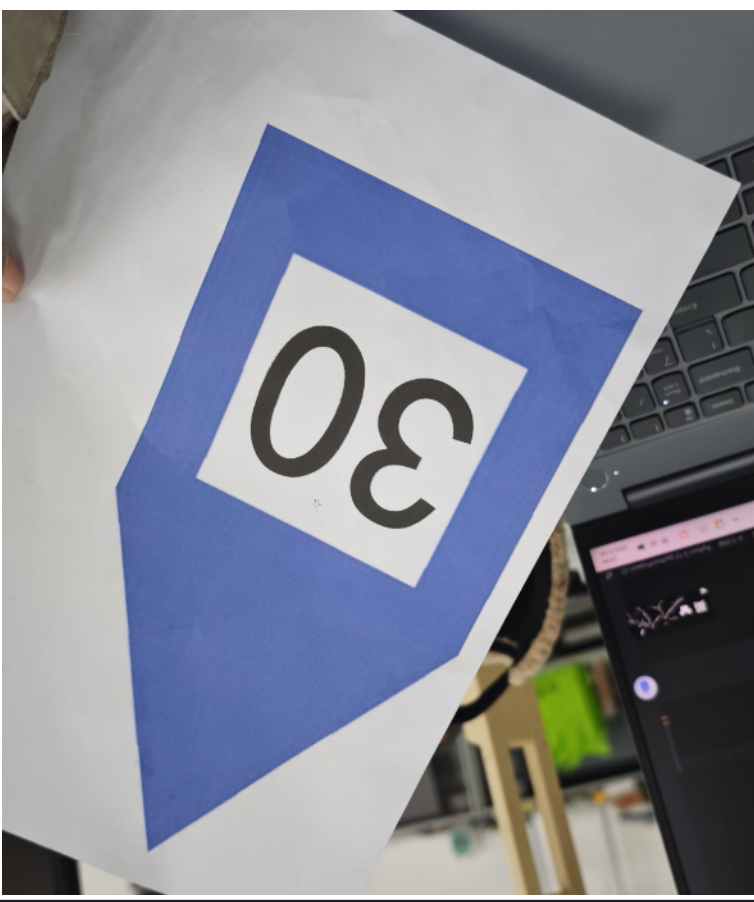
#> input picture Opencv/picture.png, 754 x 902 px
$ python histogram.py
#> lines starting #> are read from the running program, lines starting #| are printed output that depends on the picture
# [18 lines of commented-out code are left out]


import numpy as np
import cv2 as cv
img = cv.imread('picture.png',0)
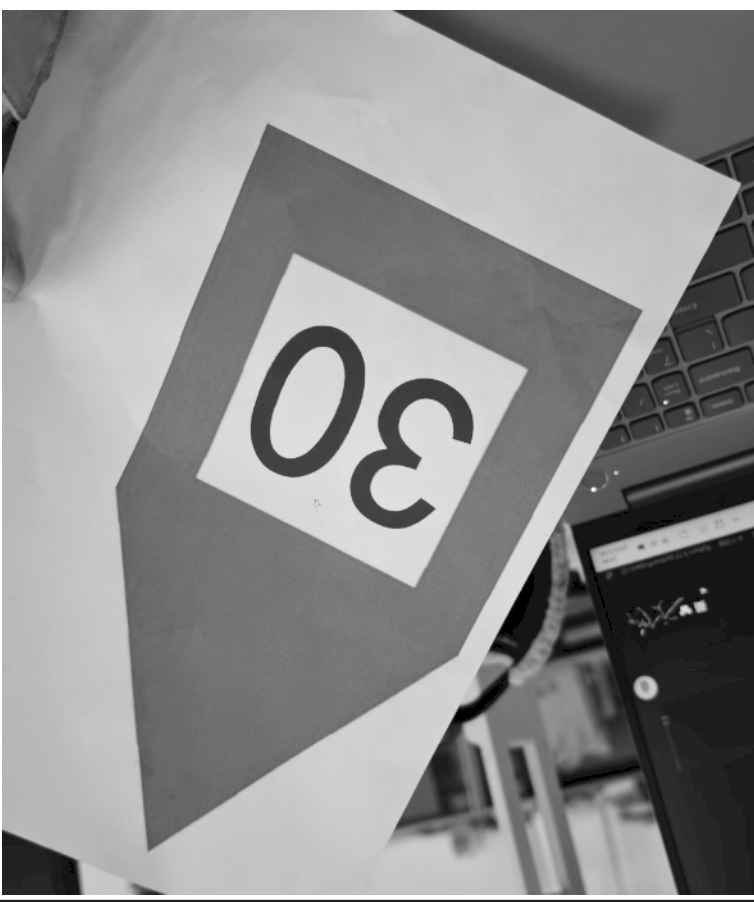
#> img: shape (902, 754); min 0, max 255, mean 141.1
# create a CLAHE object (Arguments are optional).
clahe = cv.createCLAHE(clipLimit=2.0, tileGridSize=(8,8))
cl1 = clahe.apply(img)
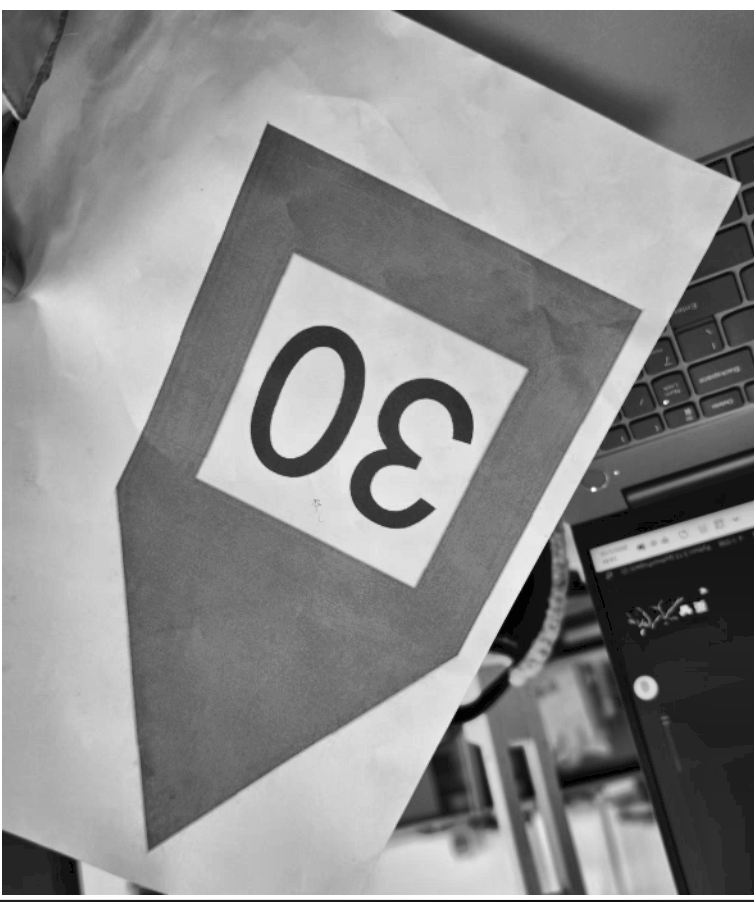
#> cl1: shape (902, 754); min 1, max 255, mean 139.5
cv.imshow('ori',img)
cv.imshow('clahe_2.jpg',cl1)
cv.waitKey()

$ run again, with Opencv/picture.jpg saved as Opencv/picture.png
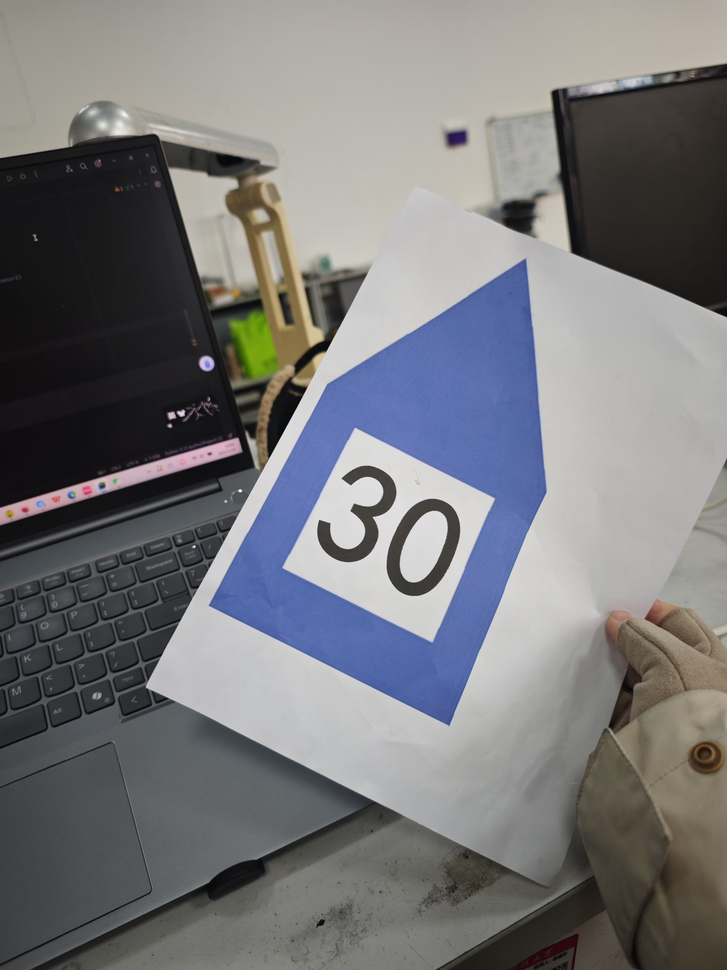
#> input picture Opencv/picture.jpg, 727 x 970 px, shrunk from 3072 x 4096 before the run
#> `img = cv.imread('picture.png',0)`:
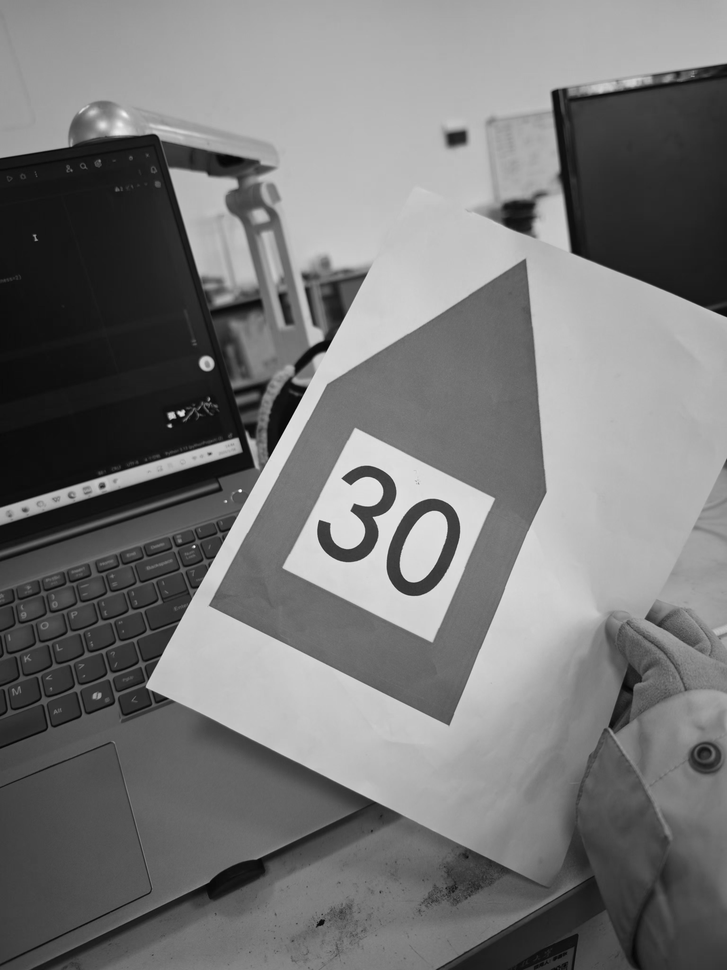
#> img: shape (970, 727); min 0, max 255, mean 118.8
#> `cl1 = clahe.apply(img)`:
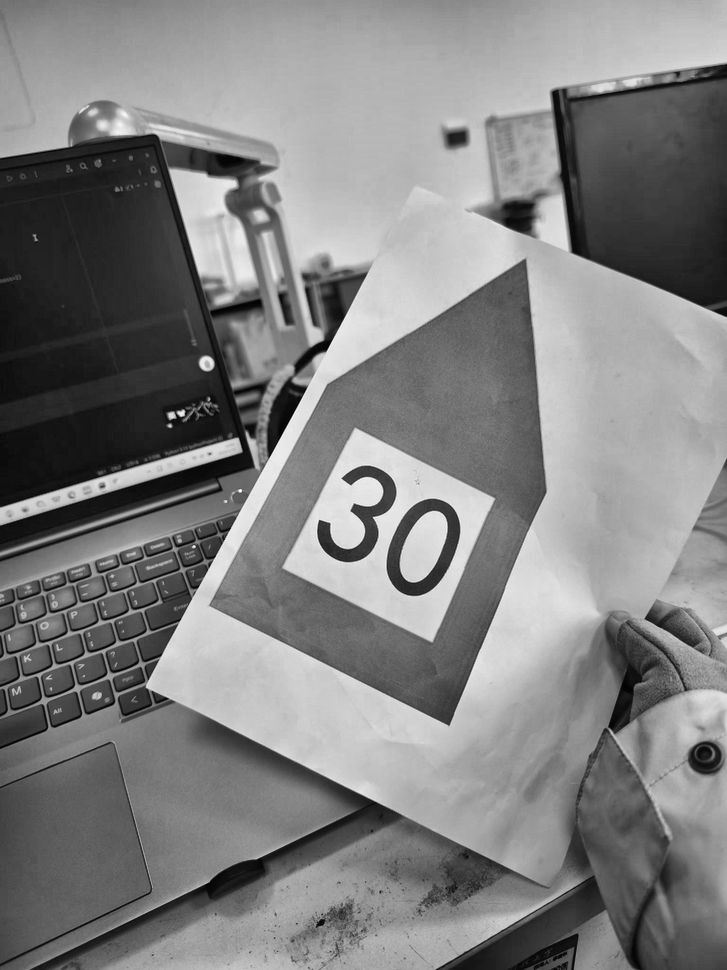
#> cl1: shape (970, 727); min 1, max 255, mean 128.3
